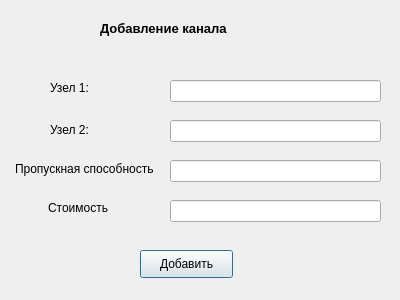
<?xml version="1.0" encoding="UTF-8"?>
<ui version="4.0">
 <class>Dialog</class>
 <widget class="QDialog" name="Dialog">
  <property name="geometry">
   <rect>
    <x>0</x>
    <y>0</y>
    <width>400</width>
    <height>300</height>
   </rect>
  </property>
  <property name="windowTitle">
   <string>Dialog</string>
  </property>
  <widget class="QLineEdit" name="lineFirst">
   <property name="geometry">
    <rect>
     <x>170</x>
     <y>80</y>
     <width>211</width>
     <height>22</height>
    </rect>
   </property>
  </widget>
  <widget class="QLineEdit" name="lineSecond">
   <property name="geometry">
    <rect>
     <x>170</x>
     <y>120</y>
     <width>211</width>
     <height>22</height>
    </rect>
   </property>
  </widget>
  <widget class="QLineEdit" name="lineBandwidth">
   <property name="geometry">
    <rect>
     <x>170</x>
     <y>160</y>
     <width>211</width>
     <height>22</height>
    </rect>
   </property>
  </widget>
  <widget class="QLineEdit" name="lineCost">
   <property name="geometry">
    <rect>
     <x>170</x>
     <y>200</y>
     <width>211</width>
     <height>22</height>
    </rect>
   </property>
  </widget>
  <widget class="QLabel" name="label">
   <property name="geometry">
    <rect>
     <x>50</x>
     <y>80</y>
     <width>55</width>
     <height>16</height>
    </rect>
   </property>
   <property name="text">
    <string>Узел 1:</string>
   </property>
  </widget>
  <widget class="QLabel" name="label_2">
   <property name="geometry">
    <rect>
     <x>50</x>
     <y>122</y>
     <width>55</width>
     <height>16</height>
    </rect>
   </property>
   <property name="text">
    <string>Узел 2:</string>
   </property>
  </widget>
  <widget class="QLabel" name="label_3">
   <property name="geometry">
    <rect>
     <x>15</x>
     <y>161</y>
     <width>161</width>
     <height>16</height>
    </rect>
   </property>
   <property name="text">
    <string>Пропускная способность</string>
   </property>
  </widget>
  <widget class="QLabel" name="label_4">
   <property name="geometry">
    <rect>
     <x>48</x>
     <y>200</y>
     <width>81</width>
     <height>16</height>
    </rect>
   </property>
   <property name="text">
    <string>Стоимость</string>
   </property>
  </widget>
  <widget class="QLabel" name="label_5">
   <property name="geometry">
    <rect>
     <x>100</x>
     <y>20</y>
     <width>201</width>
     <height>16</height>
    </rect>
   </property>
   <property name="font">
    <font>
     <pointsize>10</pointsize>
     <weight>75</weight>
     <bold>true</bold>
    </font>
   </property>
   <property name="text">
    <string>Добавление канала</string>
   </property>
  </widget>
  <widget class="QPushButton" name="addButton">
   <property name="geometry">
    <rect>
     <x>140</x>
     <y>250</y>
     <width>93</width>
     <height>28</height>
    </rect>
   </property>
   <property name="text">
    <string>Добавить</string>
   </property>
  </widget>
 </widget>
 <resources/>
 <connections/>
</ui>
